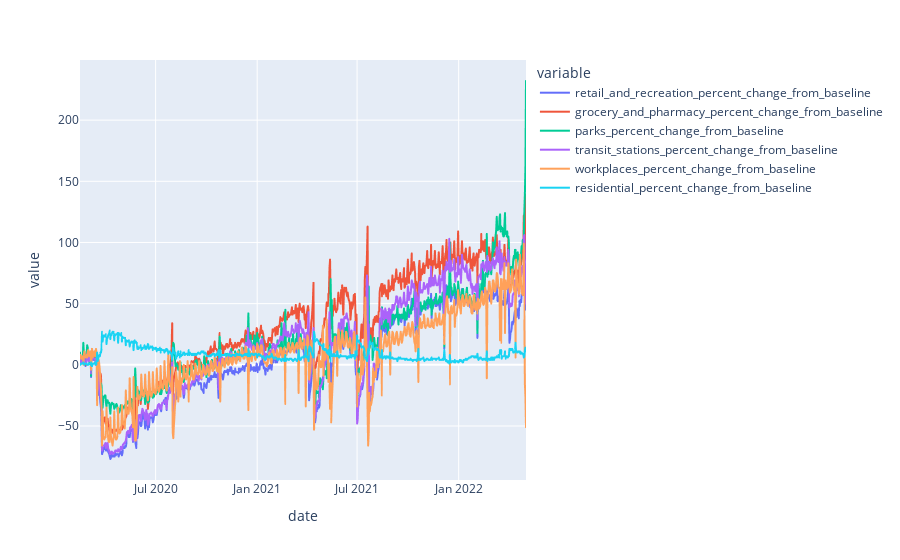

Write notebook code for a chart like this one.
### Code cell
import plotly.express as px
fig = px.line(mobility, x=mobility.index, y=mobility.columns)
fig.show()

### Figure 1 — Plotly figure (JSON) as saved in the notebook; plotly's stock layout.template omitted (floating-point values rounded to 4 significant figures; data arrays with more than 128 entries replaced by an {"elided": "..."} marker saying what was removed)
{"data": [{"hovertemplate": "variable=retail_and_recreation_percent_change_from_baseline<br>date=%{x}<br>value=%{y}<extra></extra>", "legendgroup": "retail_and_recreation_percent_change_from_baseline", "line": {"color": "#636efa", "dash": "solid"}, "mode": "lines", "name": "retail_and_recreation_percent_change_from_baseline", "showlegend": true, "type": "scattergl", "x": {"elided": "809 str values"}, "xaxis": "x", "y": {"elided": "809 int values"}, "yaxis": "y"}, {"hovertemplate": "variable=grocery_and_pharmacy_percent_change_from_baseline<br>date=%{x}<br>value=%{y}<extra></extra>", "legendgroup": "grocery_and_pharmacy_percent_change_from_baseline", "line": {"color": "#EF553B", "dash": "solid"}, "mode": "lines", "name": "grocery_and_pharmacy_percent_change_from_baseline", "showlegend": true, "type": "scattergl", "x": {"elided": "809 str values"}, "xaxis": "x", "y": {"elided": "809 int values"}, "yaxis": "y"}, {"hovertemplate": "variable=parks_percent_change_from_baseline<br>date=%{x}<br>value=%{y}<extra></extra>", "legendgroup": "parks_percent_change_from_baseline", "line": {"color": "#00cc96", "dash": "solid"}, "mode": "lines", "name": "parks_percent_change_from_baseline", "showlegend": true, "type": "scattergl", "x": {"elided": "809 str values"}, "xaxis": "x", "y": {"elided": "809 int values"}, "yaxis": "y"}, {"hovertemplate": "variable=transit_stations_percent_change_from_baseline<br>date=%{x}<br>value=%{y}<extra></extra>", "legendgroup": "transit_stations_percent_change_from_baseline", "line": {"color": "#ab63fa", "dash": "solid"}, "mode": "lines", "name": "transit_stations_percent_change_from_baseline", "showlegend": true, "type": "scattergl", "x": {"elided": "809 str values"}, "xaxis": "x", "y": {"elided": "809 int values"}, "yaxis": "y"}, {"hovertemplate": "variable=workplaces_percent_change_from_baseline<br>date=%{x}<br>value=%{y}<extra></extra>", "legendgroup": "workplaces_percent_change_from_baseline", "line": {"color": "#FFA15A", "dash": "solid"}, "mode": "lines", "name": "workplaces_percent_change_from_baseline", "showlegend": true, "type": "scattergl", "x": {"elided": "809 str values"}, "xaxis": "x", "y": {"elided": "809 int values"}, "yaxis": "y"}, {"hovertemplate": "variable=residential_percent_change_from_baseline<br>date=%{x}<br>value=%{y}<extra></extra>", "legendgroup": "residential_percent_change_from_baseline", "line": {"color": "#19d3f3", "dash": "solid"}, "mode": "lines", "name": "residential_percent_change_from_baseline", "showlegend": true, "type": "scattergl", "x": {"elided": "809 str values"}, "xaxis": "x", "y": {"elided": "809 int values"}, "yaxis": "y"}], "layout": {"legend": {"title": {"text": "variable"}, "tracegroupgap": 0}, "margin": {"t": 60}, "xaxis": {"anchor": "y", "domain": [0.0, 1.0], "title": {"text": "date"}}, "yaxis": {"anchor": "x", "domain": [0.0, 1.0], "title": {"text": "value"}}}}
